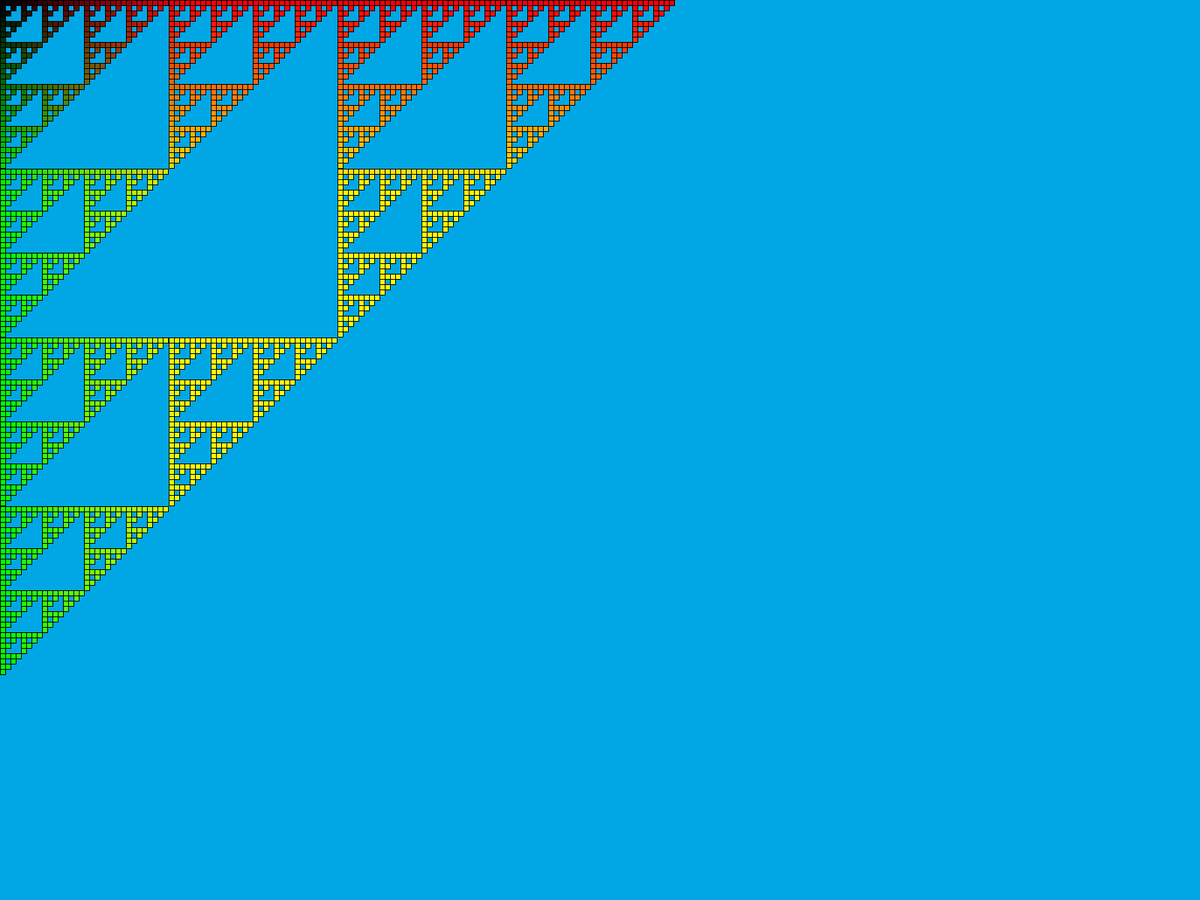
Frame 1 (no input)
Frame 60 (the mouse pressed at the canvas centre just before this capture): identical to frame 1, image omitted
Frame 120 (the mouse held since frame 60 and released just before this capture): identical to frame 1, image omitted

The Processing sketch that drew this single still picture (run headless with seeded random() and noise(); from frame 60 on, the mouse is pressed at the canvas centre):

// Processing sketch: Sierpinski_Gasket
// ── Sierpinski_Gasket.pde
int x = 0;
int y = 0;
int size = 0;
void setup()
{
  fullScreen();
  size = 900;
  background(#00A7E4);
  Sierpinski(x,y,size);
}
void draw()
{
  
}
void Sierpinski(int x, int y, int size)
{
  if (size < 8)
  {
    fill(x,y,size);
    //noStroke();
    rect(x,y,size,size);
  } else
  {
    Sierpinski(x,y,size/2);
    Sierpinski(x + size/2,y,size/2);
    Sierpinski(x ,y + size/2,size/2);
  }
} 
